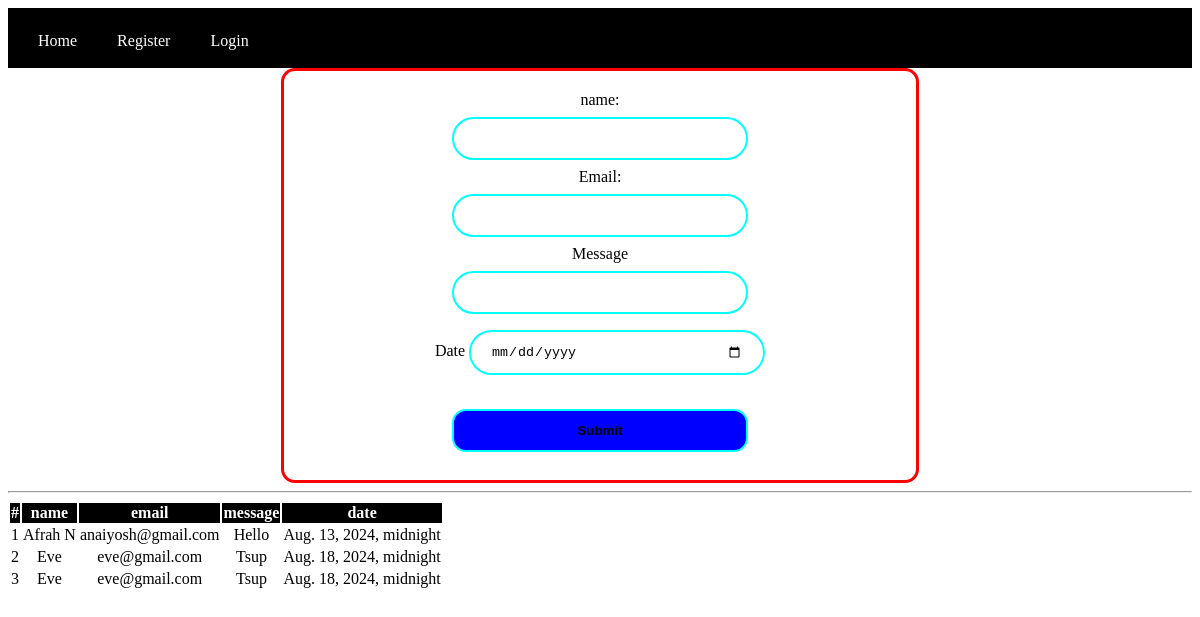
The page / on the database its author committed.
### Home/models.py (models this page shows)
class Test_list(models.Model):
    name = models.CharField(max_length=255)
    email = models.CharField(max_length=255)
    message = models.CharField(max_length=512)
    date = models.DateTimeField()

### Home/views.py (the view, shortened to what this page needs)
# urls.py: 2. Add a URL to urlpatterns:  path('', views.home, name='home')
def home (request):
    task_list = Test_list.objects.all()#using this model go fetch objects and return them here.
    context ={
        'tasks': task_list
    }
    return render(request,"home.html", context)

### Home/templates/home.html (shortened to what this page needs)
<!DOCTYPE html>
<html lang="en">
<head>
</head>
<body>
    <header class="navbar">
        <a href="">Home</a>
        <a href="/register">Register</a>
        <a href="/login">Login</a>
    </header>
    <form method="post" class="container">
        <label for="name">name:</label><br>
        <input type="text" id="name" name="name"><br>
        <label for="email">Email:</label><br>
        <input type="email" id="email" name="email"><br>
        <label for="message">Message</label><br>
        <input type="message" id="messages" name="message"><br>
        <label for="date">Date</label>
        <input type="date" name="date" id="date">
    <br>
    <br>
        <input type="submit" value="Submit" style="background: blue; font-weight: bolder; border-radius: 14px;">
    </form>
    <hr>
    <table>
        <thead>
            <tr>
                <th>#</th>
                <th>name</th>
                <th>email</th>
                <th>message</th>
                <th>date</th>
            </tr>
        </thead>
        <tbody>
            {% for each in tasks %}
            <tr>
                <td>{{each.id}}</td>
                <td>{{each.name}}</td>
                <td>{{each.email}}</td>
                <td>{{each.message}}</td>
                <td>{{each.date}}</td>
            </tr>
            {% endfor %}
        </tbody>
    </table>
</body>
</html>

### Home/templates/home.html (style rules this page uses)
header { background: black; height: 40px; color: white; }
.navbar { display: flex; background-color: black; padding: 10px; }
.navbar a { color: white; padding: 14px 20px; text-decoration: none; text-align: center; }
form { width: 50%; margin: 0 auto; padding: 20px; border: 3px solid red; }
form input { width: 50%; padding: 12px 20px; margin: 8px 0; display: inline-block; border: 2px solid aqua; box-sizing: border-box; border-radius: 40px; }
.container { width: 50%; margin: 0 auto; padding: 20px; border: 3px solid red; background: white; color: black; text-align: center; border-radius: 14px; }
thead { background-color: black; color: white; text-align: center; border: 3px solid black; }
tbody { color: black; text-align: center; border: 3px solid black; }

### rows shown on the page
Test_list: id "1", name "Afrah N", email "anaiyosh@gmail.com", message "Hello", date "Aug. 13, 2024, midnight"
Test_list: id "2", name "Eve", email "eve@gmail.com", message "Tsup", date "Aug. 18, 2024, midnight"
Test_list: id "3", name "Eve", email "eve@gmail.com", message "Tsup", date "Aug. 18, 2024, midnight"
